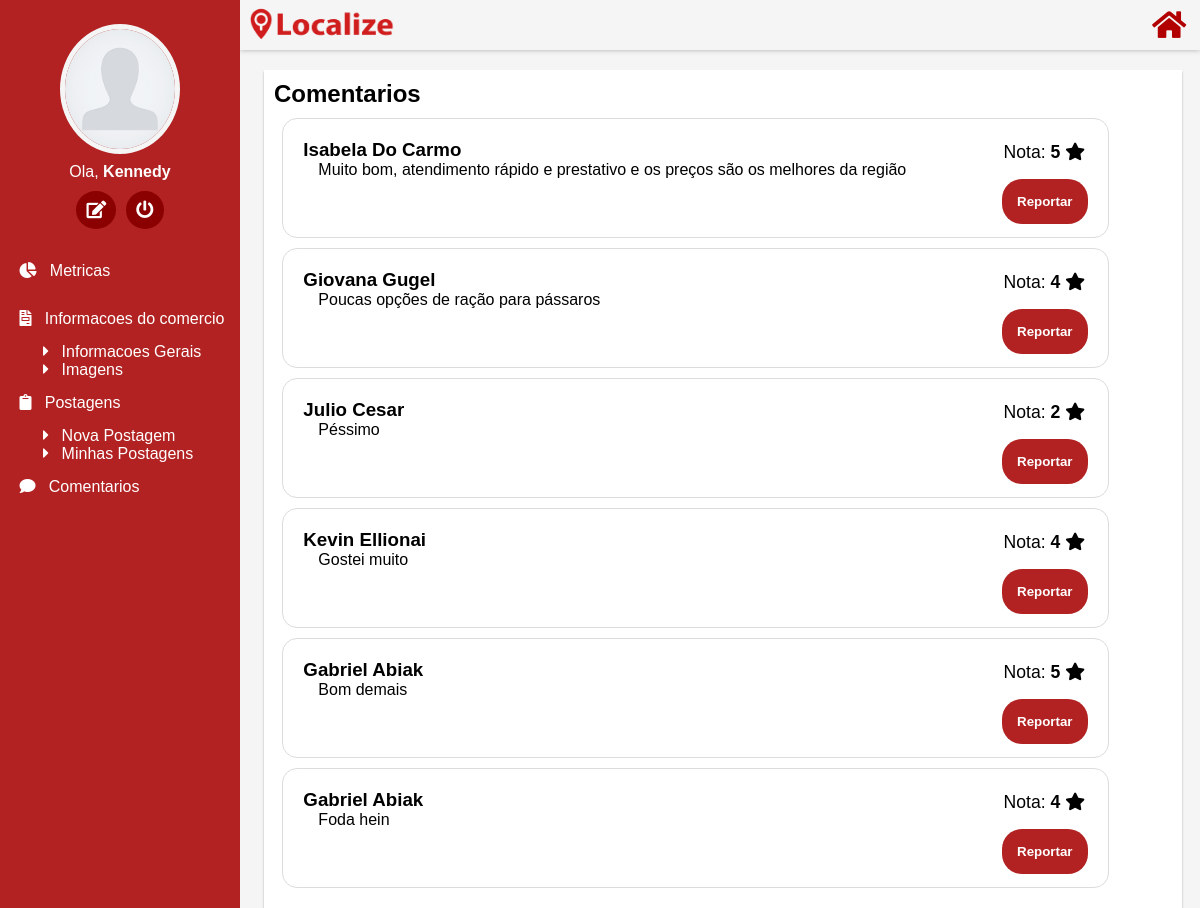
The app's page /comentarios.php (signed in) with its own data.
### tables this page shows
CREATE TABLE `usuario` (
  `id_usuario` int(11) NOT NULL,
  `nome` varchar(50) DEFAULT NULL,
  `sobrenome` varchar(50) DEFAULT NULL,
  `email` varchar(100) DEFAULT NULL,
  `senha` varchar(50) DEFAULT NULL,
  `image` varchar(500) NOT NULL
);

CREATE TABLE `comentario` (
  `id_comentario` int(11) NOT NULL,
  `nome_usuario` varchar(50) DEFAULT NULL,
  `nota` varchar(50) DEFAULT NULL,
  `menssagem` varchar(500) DEFAULT NULL,
  `id_comercio` int(11) DEFAULT NULL
);

### comentarios.php (the view, shortened to what this page needs)
<?PHP
	$nome = $_SESSION['nome'];
	$id_usuario = $_SESSION['id_usuario'];
	require("conexao.php");
	$sql2 = mysqli_query($conexao,"SELECT*FROM comercio WHERE id_usuario='$id_usuario'");
	$dados3 = (mysqli_fetch_array($sql2));
	$id_comercio  = $dados3['id_comercio'];
$db = mysqli_connect("localhost", "root", "usbw", "localize");
$result = mysqli_query($db, "SELECT*FROM usuario
WHERE id_usuario ='$id_usuario'");
?>
<!DOCTYPE html>
<html>
	<head>
		<link href="css/comentarios.css" rel="stylesheet">
		<link rel="stylesheet" href="https://use.fontawesome.com/releases/v5.4.1/css/all.css">
	</head>
	<body>
		<div class="top">
			<img src="img/logo.png" class="logo"><i class="fas fa-home"></i>
		</div>
		<div class="lateral">
			<?php
    while ($row = mysqli_fetch_array($result)) {
      	echo "<img src='images/".$row['image']."' class='ftu' >";
    }
  ?>
			<p class="nomeu">Ola, <b><?PHP echo($nome); ?></b></p>
			<p class="linku"><i class="fas fa-edit"></i>&nbsp; <i class="fas fa-power-off"></i></p><br>
			<a href="metricas.php"><p class="nav">&nbsp;<i class="fas fa-chart-pie"></i> &nbsp;  Metricas</p></a>
			<p class="nav">&nbsp;<i class="fas fa-file-invoice"></i> &nbsp; Informacoes do comercio</p>
			<a href="infos.php" class="sub"><i class="fas fa-caret-right"></i> &nbsp; Informacoes Gerais</a><br>
			<a href="imagens.php" class="sub"><i class="fas fa-caret-right"></i> &nbsp; Imagens</a>
			<p class="nav">&nbsp;<i class="fas fa-clipboard"></i> &nbsp; Postagens</p>
			<a href="nova-postagem.php" class="sub"><i class="fas fa-caret-right"></i> &nbsp; Nova Postagem</a><br>
			<a href="postagens.php" class="sub"><i class="fas fa-caret-right"></i> &nbsp; Minhas Postagens</a>
			<a href="comentarios.php"><p class="nav">&nbsp;<i class="fas fa-comment"></i> &nbsp; Comentarios</p></a>
		</div>
		<div class="comentarios">
		<h2>Comentarios</h2>
		<?PHP
		$resultado=mysqli_query($conexao,"SELECT * FROM comentario where id_comercio='$id_comercio'");
		while($exibir = mysqli_fetch_array($resultado)){
		echo "<div class='menssagem'>";
		$a = $exibir['nome_usuario'];
		$b = $exibir['nota'];
		$c = $exibir['menssagem'];
		echo "<p class='nota'>Nota: <b>$b <i class='fas fa-star'></i> </b></p>";
		echo "<h3> $a </h3>";
		echo "<h4> $c </h4>";
		echo "<form method='post' action='reportar-comentario.php'>";
		echo "<input  type='submit' value='Reportar' id='butao' />";
		echo "</form>";
		echo "</div>";
		}
		?>
	</div>
	</body>
</html>

### css/comentarios.css (style rules this page uses)
* { margin: 0; padding: 0; box-sizing: border-box; font-family: Arial; }
body { background-color: #f5f5f5; }
.top { width: 80%; height: 50px; background-color: #f5f5f5; position: absolute; margin-left: 20%; box-shadow: 0 0px 5px rgba(0,0,0,0.3); z-index: 1; }
.logo { width: 20%; padding: 5px; }
.top i { color: #b20000; font-size: 190%; margin-left: 75%; position: absolute; margin-top: 10px; }
.lateral { width: 20%; height: 100%; background-color: #b22222; position: absolute; z-index: 2; }
.lateral a { text-decoration: none; }
.sub { margin-left: 40px; padding: 3px; color: #fff; }
.ftu { width: 50%; height: 130px; margin-left: 25%; margin-top: 10%; border-radius: 50%; border: solid 5px #f5f5f5; }
.nomeu { text-align: center; color: #fff; margin-top: 5px; }
.linku { text-align: center; margin-top: 10px; font-size: 110%; color: #fff; }
.linku i { background-color: #8b0000; padding: 10px; border-radius: 50%; }
.nav { color: #fff; padding: 15px; }
.comentarios { position: absolute; background-color: #fff; width: 76.5%; box-sizing: border-box; box-shadow: 0px 2px 2px rgba(0,0,0,0.3); margin-top: 70px; margin-left: 22%; padding-bottom: 10px; }
.comentarios h2 { padding: 10px; }
.comentarios p { padding: 2.5px; margin-left: 5%; }
.menssagem { width: 90%; height: 120px; border: solid 1px #dcdcdc; border-radius: 15px; margin-left: 2%; margin-bottom: 10px; padding-top: 20px; }
.menssagem h3 { margin-left: 20px; }
.nota { position: relative; float: right; margin-right: 20px; font-size: 110%; }
.menssagem h4 { margin-left: 35px; font-weight: normal; }
#butao { background-color: #b22222; color: #fff; border: none; padding: 15px; font-weight: bold; border-radius: 20px; float: right; margin-right: 20px; }

### records on screen
usuario: image (picture)
comentario: nota "5", nome_usuario "Isabela Do Carmo", menssagem "Muito bom, atendimento rápido e prestativo e os preços são os melhores da região"
comentario: nota "4", nome_usuario "Giovana Gugel", menssagem "Poucas opções de ração para pássaros"
comentario: nota "2", nome_usuario "Julio Cesar", menssagem "Péssimo"
comentario: nota "4", nome_usuario "Kevin Ellionai", menssagem "Gostei muito"
comentario: nota "5", nome_usuario "Gabriel Abiak", menssagem "Bom demais"
comentario: nota "4", nome_usuario "Gabriel Abiak", menssagem "Foda hein"

### other values on screen
$nome "Kennedy"
